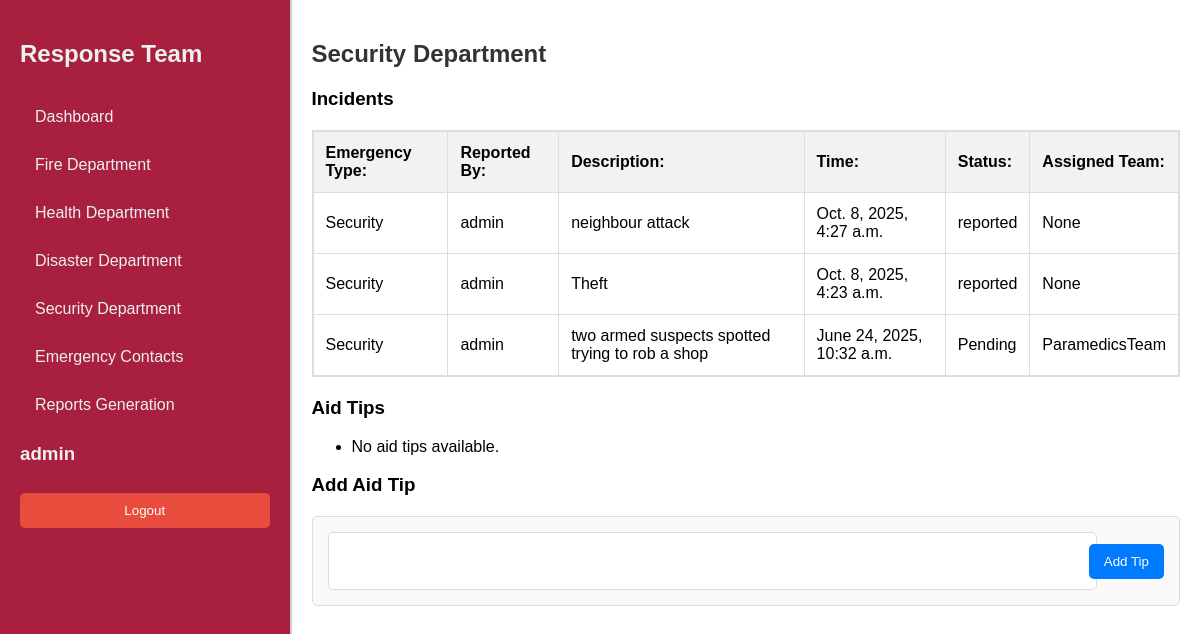
The page /response-team/security/ (signed in) on the database its author committed.
### sos/models.py (models this page shows, shortened)
class Emergency(models.Model):
    LOCATION_CHOICES = (
        ('location_1', 'Thika Town'),
        ('location_2', 'Bidco'),
        ('location_3', 'Runda'),
        ('location_4', 'Starehe'),
        ('location_5', 'MKU'),
        ('location_6', 'Thika Level 5'),
        ('location_7', 'Kiandutu'),
        ('location_8', 'Biafra'),
    )
    STATUS_CHOICES = (
        ('reported', 'Reported'),
        ('dispatched', 'Dispatched'),
        ('on_seen', 'On Seen'),
        ('resolved', 'Resolved'),
        ('cancelled', 'Cancelled'),
    )
    emergency_type = models.ForeignKey(EmergencyType, on_delete=models.CASCADE)
    reported_by = models.ForeignKey(User, on_delete=models.CASCADE)
    description = models.TextField(blank=True)
    reported_at = models.DateTimeField(auto_now_add=True)
    resolved_at = models.DateTimeField(blank=True, null=True)
    assigned_team = models.ForeignKey(
        'ResponseTeam',
        on_delete=models.SET_NULL,
        null=True,
        blank=True,
        related_name='assigned_emergencies'
    )
    location = models.CharField(max_length=20, choices=LOCATION_CHOICES, default='location_1', help_text="Select the location of the emergency")
    status = models.CharField(max_length=20, choices=STATUS_CHOICES, default='reported')
    class Meta:
        ordering = ['-reported_at']
        verbose_name = 'Emergency Report'
        verbose_name_plural = 'Emergency Reports'

class EmergencyType(models.Model):
    name = models.CharField(max_length=255, unique=True, help_text="Fire, Medical, Security")
    description = models.TextField(blank=True, null=True)
    def __str__(self):
        return self.name

class ResponseTeam(models.Model):
    name = models.CharField(max_length=255, unique=True, help_text="Firestation, Ambulance, Natural Disaster Team")
    team_type = models.CharField(max_length=255, help_text="Fire, Medical, Police")
    available = models.BooleanField(default=True)
    def __str__(self):
        return self.name

### responseTeam/views.py (the view)
# urls.py: path('security/', views.securityDepartment, name='security_department'),
@staff_member_required
def securityDepartment(request):
    security_type = get_object_or_404(EmergencyType, name='Security')  # Get the EmergencyType instance for 'Security'
    incidents = Emergency.objects.filter(emergency_type=security_type)
    tips = AidTip.objects.filter(emergency_type=security_type)  # Use the security_type instance
    if request.method == 'POST':
        form = AidTipForm(request.POST)
        if form.is_valid():
            aid_tip = form.save(commit=False)  # Do not save to the database yet
            aid_tip.emergency_type = security_type  # Set the emergency type
            aid_tip.save()  # Now save the instance
            return redirect('security_department')
    else:
        form = AidTipForm()  # No initial data needed since emergency_type is set in the view
    context = {
        'incidents': incidents,
        'tips': tips,
        'form': form,
    }
    return render(request, 'securitydepartment/security.html', context)

### sos/forms.py
class AidTipForm(forms.ModelForm):
    class Meta:
        model = AidTip
        fields = ['tip']  # Only include the tip field
    def __init__(self, *args, **kwargs):
        super(AidTipForm, self).__init__(*args, **kwargs)

### responseTeam/views.py (called while the page is built)
def staff_member_required(view_func):
    decorated_view_func = user_passes_test(lambda u: u.is_staff)(view_func)
    return decorated_view_func

### responseTeam/templates/securitydepartment/security.html (shortened to what this page needs)
{% extends 'dashboard.html' %}
{% block content %}
<h2>Security Department</h2>
<h3>Incidents</h3>
<div class="table-container">
    <table id="incidentTable">
        <thead>
            <tr>
                <th><strong>Emergency Type:</strong></th>
                <th><strong>Reported By:</strong></th>
                <th><strong>Description:</strong></th>
                <th><strong>Time:</strong></th>
                <th><strong>Status:</strong></th>
                <th><strong>Assigned Team:</strong></th>
            </tr>
        </thead>
        <tbody>
            {% for incident in incidents %}
            <tr style="cursor: pointer" onclick="window.location='{% url 'incidents_detail' incident.pk %}'">
                <td>{{ incident.emergency_type }}</td>
                <td>{{ incident.reported_by }}</td>
                <td>{{ incident.description }}</td>
                <td>{{ incident.reported_at }}</td>
                <td>{{ incident.status }}</td>
                <td>{{ incident.assigned_team }}</td>
            </tr>
            {% empty %}
            <tr>
                <td colspan="6">No incidents reported yet</td>
            </tr>
            {% endfor %}
        </tbody>
    </table>
</div>
<h3>Aid Tips</h3>
<ul>
    {% for tip in tips %}
        <li>{{ tip.tip }}</li>
    {% empty %}
        <li>No aid tips available.</li>
    {% endfor %}
</ul>
<h3>Add Aid Tip</h3>
<div class="add-tip-form">
    <form method="post">
        <div class="form-group">
            <input type="text" name="{{ form.tip.name }}" id="{{ form.tip.id_for_label }}" class="form-control" value="{{ form.tip.value|default:'' }}" required>
        </div>
        <button type="submit">Add Tip</button>
    </form>
</div>
{% endblock %}

### responseTeam/templates/components/staff_aside.html (shortened to what this page needs)
<aside class="sidebar">
    <h2 class='title'><a href='/' class="sidebar-title">
        Response Team</a></h2>
    <ul class="sidebar-menu">
        <li class="sidebar-item">
            <a href='/response-team/' class="sidebar-link">Dashboard</a>
        </li>
        <li class="sidebar-item">
            <a href='/response-team/fire/' class="sidebar-link">Fire Department</a>
        </li>
        <li class="sidebar-item">
            <a href='/response-team/health/' class="sidebar-link">Health Department</a>
        </li>
        <li class="sidebar-item">
            <a href='/response-team/disaster/' class="sidebar-link">Disaster Department</a>
        </li>
        <li class="sidebar-item">
            <a href='/response-team/security/' class="sidebar-link">Security Department</a>
        </li>
        <li class="sidebar-item">
            <a href="{%url 'emergency_contacts_list'%}" class="sidebar-link">Emergency Contacts</a>
        </li>
        <li class="sidebar-item">
            <a href="{%url 'all_reports-overview'%}" class="sidebar-link">Reports Generation</a>
        </li>
        {% if user.is_authenticated %}
            <h3>{{user.username}}</h3>
            <form method="post" action="{% url 'logout' %}">
                <button type="submit" class="logout-button">Logout</button>
            </form>
            {% else %}
            <a href="/accounts/login" class="login" style='text-decoration:none; color:white;'>Login</a>
            {% endif %}
    </ul>
</aside>

### responseTeam/templates/dashboard.html (style rules this page uses)
html, body { height: 100%; width: 100%; margin: 0; padding: 0; }
body { font-family: "Arial", sans-serif; background-color: #f4f7fa; position: relative; }
h2 { color: #333; margin-top: 20px; }
.table-container { max-height: 400px; overflow-y: auto; overflow-x: hidden; border: 1px solid #ddd; margin: 20px 0; }
table { width: 100%; border-collapse: collapse; margin: 0; }
th, td { padding: 12px; text-align: left; border: 1px solid #ddd; }
th { background-color: #f2f2f2; font-weight: bold; }
button { background-color: #dc3545; color: white; border: none; padding: 10px 15px; border-radius: 5px; cursor: pointer; transition: background-color 0.3s; }

### responseTeam/templates/components/staff_aside.html (style rules this page uses)
.sidebar { background-color: #a9203e; color: #ecf0f1; padding: 20px; height: 100%; display: flex; flex-direction: column; }
.sidebar-title { font-size: 24px; font-weight: bold; color: #ecf0f1; text-decoration: none; margin-bottom: 20px; text-align: center; }
.sidebar-menu { list-style: none; padding: 0; margin: 0; }
.sidebar-item { margin: 10px 0; }
.sidebar-link { color: #ecf0f1; text-decoration: none; padding: 10px 15px; display: block; border-radius: 5px; transition: background-color 0.3s; }
.logout-button { background-color: #e74c3c; color: white; border: none; padding: 10px 15px; border-radius: 5px; cursor: pointer; width: 100%; margin-top: 10px; transition: background-color 0.3s; }

### responseTeam/templates/securitydepartment/security.html (style rules this page uses)
.add-tip-form { margin-top: 20px; background: #f9f9f9; padding: 15px; border-radius: 5px; border: 1px solid #ddd; }
form { display: flex; align-items: center; gap: 10px; }
.form-group { flex: 1; margin-bottom: 0; }
.form-control { width: 100%; padding: 8px; border: 1px solid #ddd; border-radius: 5px; font-size: 14px; height: 40px; resize: none; }
.add-tip-form button { background-color: #007BFF; color: white; border: none; padding: 10px 15px; border-radius: 5px; cursor: pointer; transition: background-color 0.3s ease; }

### rows shown on the page
Emergency: emergency_type "Security", reported_by "admin", description "neighbour attack", reported_at "Oct. 8, 2025, 4:27 a.m.", status "reported", assigned_team "None"
Emergency: emergency_type "Security", reported_by "admin", description "Theft", reported_at "Oct. 8, 2025, 4:23 a.m.", status "reported", assigned_team "None"
Emergency: emergency_type "Security", reported_by "admin", description "two armed suspects spotted trying to rob a shop", reported_at "June 24, 2025, 10:32 a.m.", status "Pending", assigned_team "ParamedicsTeam"

### other values the page prints
{{ user.username }} "admin"
